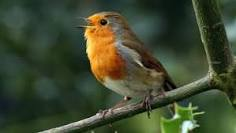
#> input picture Homework 3/bird.jpg, 236 x 133 px
$ jupyter execute Clustering.ipynb
#> lines starting #> are read from the running program, lines starting #| are printed output that depends on the picture
[cell 1]
import seaborn as sns
import matplotlib.pyplot as plt
import numpy as np
from sklearn.datasets import load_digits
from sklearn.decomposition import PCA
from sklearn.manifold import Isomap

<div dir=rtl >
<h1>خوشه‌بندی</h1>
خوشه‌بندی به دسته‌بندی اشیا‌ به گونه‌ای گفته می‌شود که اشیا موجود در هر دسته نسبت به دیگر اشیا سایر دسته‌ها شباهت بیشتری داشته باشند.

</img>

چند مورد از کاربردهای رایج این الگوریتم‌ها در زیر اشاره شده است:
- فشرده‌سازی
- سامانه‌های توصیه‌گر (recommender systemss)
- دسته‌بندی بر اساس شباهت
  - دسته‌بندی صفحات شبیه بهم وب (برای مثال گوگل نیوز)
  - دسته‌بندی مشتریان بر اساس سلیقه خرید برای ارائه خدمت بهتر
</div>

<div dir=rtl>
<h2>داده‌های نمونه</h2>
برای شروع کار، داده‌های تصادفی را تولید می‌کنیم.

<font color='Red'> توجه: از تغییردادن متغییرها اجتناب کنید.  </font>
</div>

[cell 2]
from sklearn.datasets import make_blobs

X, y = make_blobs(random_state=42)
print(X.shape)

[cell 3]
plt.scatter(X[:, 0], X[:, 1])

<div dir=rtl>
<h2>الگوریتم k-means</h2>
<div>
یکی از الگوریتم‌های ساده و نسبتاً پرکاربرد برای خوشه‌بندی الگوریتم k-means است. هدف ما در این تمرین پیاده‌سازی این الگوریتم نیست و فقط آَشنایی با آن است. برای استفاده از این الگوریتم و الگوریتم‌های دیگر خوشه‌بندی می‌توانید ماژول‌های <code>sklearn.cluster</code> را مشاهده کنید.</div>
</div>

[cell 4]
from sklearn.cluster import KMeans

kmeans = KMeans(n_clusters=3, random_state=42)

<div dir=rtl>
خط کد بالا، این الگوریتم را پیاده‌سازی می‌کند. درآن <code>n_clusters</code> تعداد خوشه‌ها را مشخص می‌کند.

<font color='Green'> پرسش: ما می‌توانیم برچسب‌های خوشه‌ی هر داده را در این الگوریتم داشته باشیم. قطعه کدی بنویسید که برچسب‌های هر کدام از داده‌ها را پرینت کند. این برچسب‌ها را در متغیر <code>labels</code> قرار دهید.  </font>
</div>

[cell 5]
label = kmeans.fit(X)
labels = label.labels_
print(labels)

<div dir=rtl>
<h2>مشاهده نتیجه</h2>
ما می‌توانیم نتیجه‌ی خوشه‌بندی را با قطعه کد زیر مشاهده کنیم. در این قطعه کد می‌توانیم پالت رنگی برای رسم را موارد متفاوتی قرار دهیم. در این کد ما از پالت رنگ‌های سرد استفاده کردیم.

</dir>

[cell 6]
plt.scatter(X[:, 0], X[:, 1], cmap=plt.cm.cool, c=labels)

<div dir=rtl>
<h2>تعیین تعداد خوشه‌ها</h2>
یکی از ضعف‌های الگوریتم k-means مشخص کردن تعداد خوشه‌هاست. در این مثال با مشاهده شکل توانسیم که تعداد خوشه‌ها را حدس بزنیم. اما در دنیای واقعی این کار قابل انجام نیست. یکی از راه‌ها کاهش بعد با استفاده از PCA است که در تمرین اول مشاهده کردید. روش دیگر استفاده از روش آرنج (elbow) است.

<font color='Green'> پرسش: اگر تعداد خوشه‌ها را برای داده‌های قبل 2 در نظر بگیریم، نمودار قبلی را برای این حالت رسم کنید. دقت کنید که <code>random_state=42</code> باشد. </font>
</div>

[cell 7]
kmeans = KMeans(n_clusters=2, random_state=42)
labels = kmeans.fit(X).labels_
plt.scatter(X[:, 0], X[:, 1], cmap=plt.cm.cool, c=labels)

<div dir=rtl>
<h2>روش آرنج (elbow)</h2>
شما در درس با روش آرنج آشنا شده‌اید.

<font color='Green'> پرسش: روش آرنج را برای مقدار خوشه‌های 1 تا 10 حساب کنید و نمودار میزان تابع هزینه را برای هر خوشه رسم کنید. برای هر مرحله <code>random_state</code> را برابر با صفر در نظر بگیرید.
</div>

[cell 8]
distortions = []
for k in range(1, 11):
    kmeanModel = KMeans(n_clusters=k, random_state=0)
    kmeanModel.fit(X)
    distortions.append(kmeanModel.inertia_)
plt.plot(range(1, 11), distortions, 'bx-')
plt.xlabel('clusters')
plt.ylabel('Distortion')
plt.show()
#> figure, not shown here; curve peaks at x = 1, y = 6474.4

<div dir=rtl>
<h2>خوشه‌بندی‌های پیچیده‌تر</h2>
همیشه خوشه‌بندی‌ها به این صورت نیست. همچنین k-means تنها الگوریتم خوشه‌بندی نیست. در زیر توزیع‌های مختلف داده‌های مختلف با روش k-means رسم شده‌است.

 شما می‌توانید مشاهده کنید که در کدام حالت این الگوریتم خوب عمل می‌کند.

تمامی این‌ کدها از سند مطالب <code>sklearn</code> استفاده شده است. شما می‌توانید این اسناد را در <a href="https://scikit-learn.org/stable/auto_examples/cluster/plot_kmeans_assumptions.html"> اینجا</a> مشاهده کنید.

همچنین می‌توانید الگوریتم‌های دیگر را نیز در اسناد <code>sklearn</code> مشاهده کنید.
</div>

[cell 9]
sns.set_style('white')

plt.figure(figsize=(12, 12))

n_samples = 1500
random_state = 170
X, y = make_blobs(n_samples=n_samples, random_state=random_state)

# Incorrect number of clusters
y_pred = KMeans(n_clusters=2, random_state=random_state).fit_predict(X)

plt.subplot(221)
plt.scatter(X[:, 0], X[:, 1], c=y_pred)
plt.title("Incorrect Number of Blobs")

# Anisotropicly distributed data
transformation = [[0.60834549, -0.63667341], [-0.40887718, 0.85253229]]
X_aniso = np.dot(X, transformation)
y_pred = KMeans(n_clusters=3, random_state=random_state).fit_predict(X_aniso)

plt.subplot(222)
plt.scatter(X_aniso[:, 0], X_aniso[:, 1], c=y_pred)
plt.title("Anisotropicly Distributed Blobs")

# Different variance
X_varied, y_varied = make_blobs(
    n_samples=n_samples, cluster_std=[1.0, 2.5, 0.5], random_state=random_state
)
y_pred = KMeans(n_clusters=3, random_state=random_state).fit_predict(X_varied)

plt.subplot(223)
plt.scatter(X_varied[:, 0], X_varied[:, 1], c=y_pred)
plt.title("Unequal Variance")

# Unevenly sized blobs
X_filtered = np.vstack((X[y == 0][:500], X[y == 1][:100], X[y == 2][:10]))
y_pred = KMeans(n_clusters=3, random_state=random_state).fit_predict(X_filtered)

plt.subplot(224)
plt.scatter(X_filtered[:, 0], X_filtered[:, 1], c=y_pred)
plt.title("Unevenly Sized Blobs")

plt.show()

<div dir=rtl>

<font color='Green'> پرسش: خوشه‌بندی اعداد

مجموعه داده‌ی digits در زیر لود شده است. الگوریتم k-means را برای این مجموعه داده پیاده کنید. تعداد خوشه‌ها را برابر با 10 در نظر بگیرید. مراکز خوشه‌ها را نمایش دهید. برای این کار هر 64 عدد را به ماتریس 8 در 8 تبدیل کنید. پس از آن از plt.imshow استفاده کنید. آیا می‌توان با مرکز تشخیص داد برای کدام دسته از اعداد است؟
</font>

<font color='Green'> پرسش: استفاده از Isomap

این الگوریتم نیز مانند PCA کار کاهش بعد را انجام میدهد. با استفاده از این الگوریتم (موجود در <code>sklean.manifold.Isomap</code>) داده‌ها را به داده‌هایی با بعد 2 تبدیل کنید. پس از آن دو نمودار رسم کنید. نمودار اول رنگ هر داده را با لیبل‌هایی که الگوریتم kmeans تولید کرده است تعیین کنید و نمودار دوم رنگ هر داده برابر با digits.target که همان لیبل کلاس است، فرض بگیرید. چه چیزی متوجه می‌شوید؟
</font>
</div>

[cell 10]
# imshow

digits = load_digits()
data, labels = load_digits(return_X_y=True)
n_samples, n_features = data.shape
n_digits = np.unique(labels).size
kmeans = KMeans(n_clusters=n_digits, random_state=0)
label = kmeans.fit(data).labels_

plt.imshow(
   data,
   interpolation="nearest",
   extent=[0, 9, 0, 9],
   cmap=plt.cm.Paired,
   aspect="auto",
   origin="lower",
)
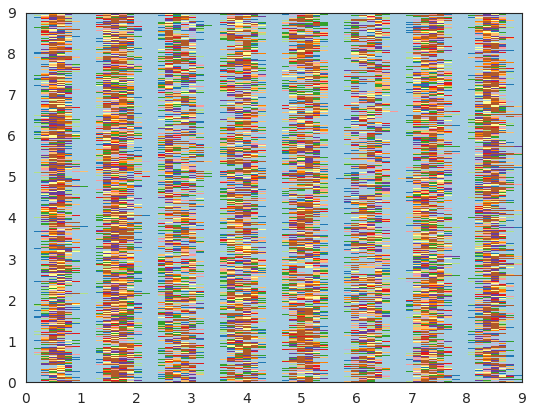
#> figure drawn by matplotlib, 1 panel

[cell 11]
# Isomap:
embedding = Isomap(n_components=2)
X_transformed = embedding.fit_transform(data)
centroids = kmeans.cluster_centers_
u_labels = np.unique(label)

for i in u_labels:
    plt.scatter(X_transformed[label == i , 0] , X_transformed[label == i , 1] , label = i)

plt.show()

[cell 12]
for i in u_labels:
    plt.scatter(X_transformed[digits.target == i , 0] , X_transformed[digits.target == i , 1] , label = i)
plt.show()

مشاهده می‌شود که مقداری خطا دارد و بسیار داده ها تو در تو هستند.

<div dir=rtl>

<font color='Green'> پرسش: کاهش حجم عکس با kmeans
</font>

<font color='Green'>
یکی از کاربردهای این الگوریتم کاهش حجم است. در تصویری که همراه با تمرین قرار داده شده است. شما تصویر یک پرنده را میبینید. در قطعه کد زیر (سومین قطعه کد) شما توزیع رنگی استفاده شده در این عکس را مشاهده می‌کنید. حال کاری که شما باید کنید این است که این رنگ‌ها را به 4 خوشه تقسیم کنید و به جای هر رنگ از مرکز آن خوشه استفاده کنید. سپس تصویر را با رنگ‌های جدید ترسیم کنید.
</font>

قطعه کد اول برای اتصال گوگل کولب به گوگل درایو شما است. در صورتی که از گوگل کولب استفاده نمیکنید، این قطعه کد را اجرا نکنید. قطعه کد دوم عکس را لود میکند. در ورودی تابع imread آدرس عکس را قرار دهید. اگر از گوگل کولب استفاده میکنید، باید ابتدا این عکس را در درایو خود آپلود کنید و آدرس آن را وارد کنید.
</div>

[cell 13]
from matplotlib.pyplot import imread

img = imread('bird.jpg')
#> img is the input picture: shape (133, 236, 3); mean R, G, B 63.1, 72.4, 47.7

[cell 14]
fig = plt.figure(figsize=(10, 10))

ax = fig.add_subplot(111, projection='3d')

A = img.reshape((img.shape[0] *img.shape[1], 3))

ax.scatter3D(A[:, 0], A[:, 1], A[:, 2], color=A[:]/255.0)
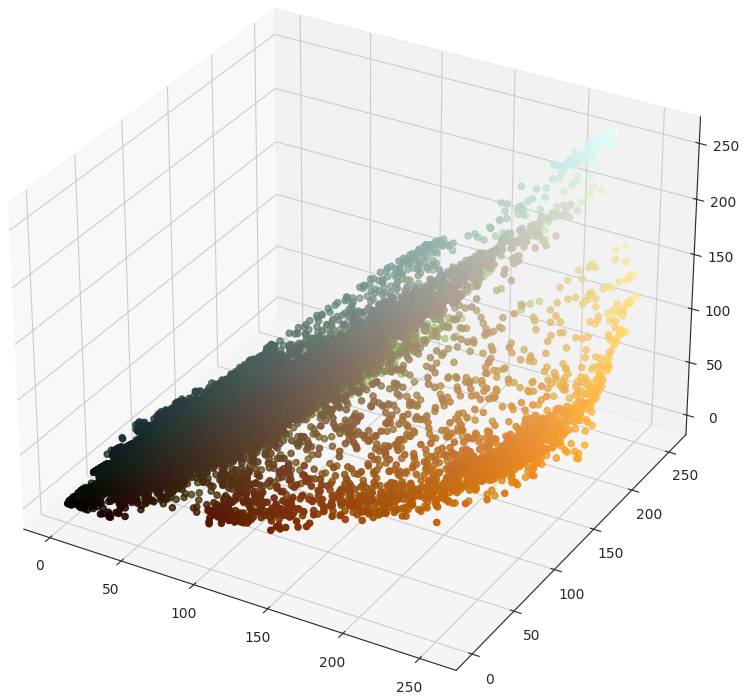
#> figure drawn by matplotlib, 1 panel

[cell 15]
from skimage import io

kmeans = KMeans(n_clusters=4, random_state=0)
kmeans.fit(A)
little_image = kmeans.cluster_centers_[kmeans.labels_]
little_image = np.clip(little_image.astype('uint8'), 0, 255)
little_image = little_image.reshape(img.shape[0], img.shape[1], 3)
io.imsave('little_bird.png', little_image)
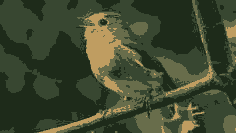
#> saved as little_bird.png: shape (133, 236, 3); mean R, G, B 62.6, 71.8, 47.3
io.imshow(little_image)
io.show()

<div dir=rtl >
<h1>الگوریتم DBSCAN</h1>

الگوریتم DBSCAN از دیگر الگوریتم‌های مورد استفاده برای خوشه‌بندی داده‌ها می‌باشد که می‌تواند داده‌هایی با شکل‌های مختلف را خوشه‌بندی کند و نویزها و ناهنجاری‌های موجود در داده‌ها را تشخیص دهد.

 با توجه به مزیت گفته شده، در این بخش می‌خواهیم دو مجموعه داده‌ گفته شده در بخش "خوشه‌بندی‌های پیچیده‌تر" را با استفاده از الگوریتم DBSCAN مجدد  خوشه‌بندی کنیم.
 مجموعه داده‌های
<code> X_aniso</code> و <code>X_varied</code>
را در نظر بگیرید.

 برای اجرای الگوریتم DBSCAN نیازی به تعیین تعداد خوشه‌ها نیست و شما می‌بایست دو پارامتر اصلی این الگوریتم یعنی اپسیلون و حداقل تعداد نقاط هر خوشه را به نحوی تعیین کنید که خروجی شما دقیق‌تر شود.

</div>

<div dir=rtl >
<h1>تعیین اپسیلون</h1>

 برای پیدا کردن بهترین اپسیلون متناسب با مجموعه داده، علاوه‌بر آزمودن مقادیر مختلف، از روش فاصله KNN (محاسبه میانگین فاصله بین هر نقطه و k نزدیک‌ترین همسایه آن) نیز برای تعیین خودکار مقدار اپسیلون بهینه استفاده می‌شود.

 k در اینجا برابر است با حداقل تعداد نقاط در خوشه که همان معادل MinPts می‌باشد. برخلاف پارامتر اپسیلون، برای تعیین MinPts هیچ روش خودکاری وجود ندارد. اما با توجه به برخی ویژگی‌های مجموعه داده‌ها چند قانون کلی وجود دارد که می‌تواند در پیدا کردن محدوده مقادیر مناسب MinPts آن مجموعه داده به ما کمک کند.

<font color='Green'> پرسش: علت استفاده از KNN برای پیدا کردن اپسیلون بهینه را شرح دهید. سپس با رسم گراف k-distance  و با پیروی از الگوی آرنج مقدار اپسیلون بهینه را   بدست آورید.

<font color='Green'>  برای رسم گراف k-distace ‌می‌توانید از ماژول NearestNeighbors در کنابخانه Scikit-learn و برای مشخص کردن مقدار اپسیلون از کتابخانه kneed استفاده کنید.

</div>

[cell 16]
from sklearn.cluster import DBSCAN
from sklearn.neighbors import NearestNeighbors
from sklearn.metrics import v_measure_score
from kneed import KneeLocator
import pandas as pd

ایده این است که احتمالا نقاط نزدیک یک نقطه، در یک کلاستر قرار می گیرند. پیدا کردن زانو در نمودار مانند این است که در یک جا تفاوت فاحش را در فاصله ها مشاهده کرد و این به این معنا است که احتمالا نقطه بعدی نباید در این دسته قرار گرفته باشد و این صورت تشخیص داده می شود کدام همسایه کوچک و کدام بزرگ باید باشد.

[cell 17]
transformation = [[0.60834549, -0.63667341], [-0.40887718, 0.85253229]]
X_aniso = np.dot(X, transformation)
y_pred = KMeans(n_clusters=3, random_state=random_state).fit_predict(X_aniso)

plt.scatter(X_aniso[:, 0], X_aniso[:, 1], c=y_pred)
plt.show()
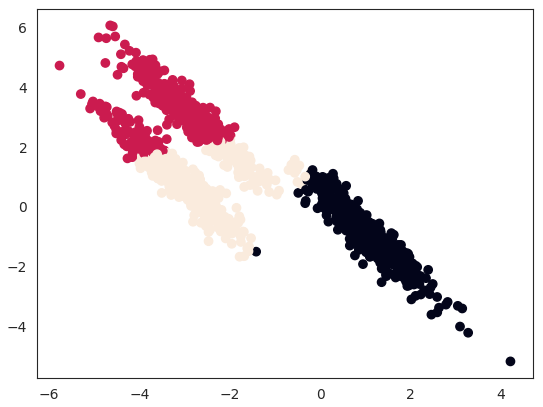
#> figure drawn by matplotlib, 1 panel
neighbors = NearestNeighbors(n_neighbors=20)
neighbors_fit = neighbors.fit(X_aniso)
distances, indices = neighbors_fit.kneighbors(X_aniso)
distances = np.sort(distances, axis=0)
distances = distances[:,1]
plt.figure(figsize=(20,10))
plt.plot(distances)
plt.title('K-distance Graph')
plt.xlabel('Data Points sorted by distance')
plt.ylabel('Epsilon')
plt.show()
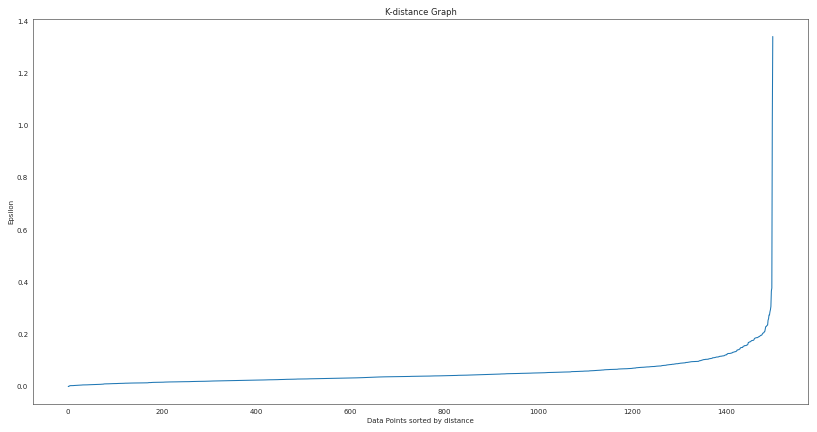
#> figure drawn by matplotlib, 1 panel; curve peaks at x = 1499, y = 1.34

X_varied, y_varied = make_blobs(
    n_samples=n_samples, cluster_std=[1.0, 2.5, 0.5], random_state=random_state
)
y_pred = KMeans(n_clusters=3, random_state=random_state).fit_predict(X_varied)

plt.scatter(X_varied[:, 0], X_varied[:, 1], c=y_pred)
plt.title("Unequal Variance")

# Will take some time
neighbors = NearestNeighbors(n_neighbors=15)
neighbors_fit = neighbors.fit(X_varied)
distances, indices = neighbors_fit.kneighbors(X_varied)
distances = np.sort(distances, axis=0)
distances = distances[:,1]
plt.figure(figsize=(20,10))
plt.plot(distances)
plt.title('K-distance Graph')
plt.xlabel('Data Points sorted by distance')
plt.ylabel('Epsilon')
plt.show()
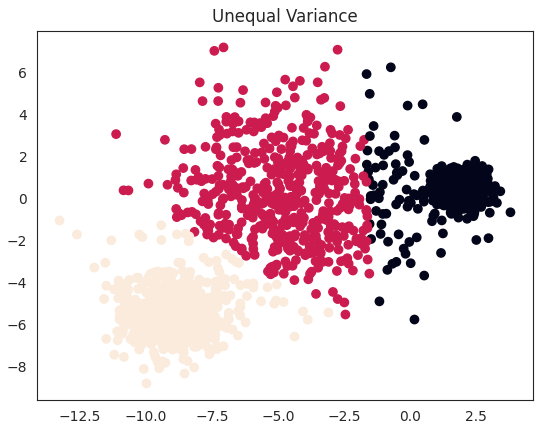
#> figure drawn by matplotlib, 1 panel
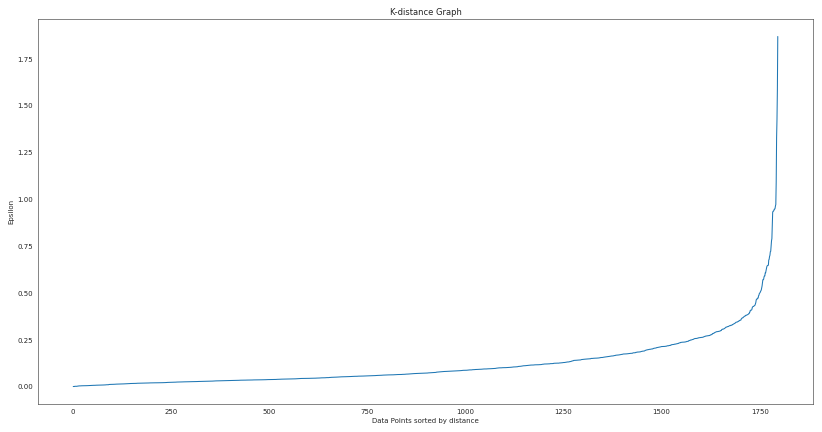
#> figure drawn by matplotlib, 1 panel; curve peaks at x = 1796, y = 1.87

<div dir=rtl >
<h1>تعیین MinPts</h1>

در مرحله قبل برای تعیین اپسیلون بهینه  مقدار MinPts را نیز مشخص کردیم. اما لزوما با آن مقدار  بهترین خوشه‌بندی را نخواهیم داشت.

<font color='Green'> پرسش: در این مرحله با در نظر گرفتن اپسیلون بدست آمده و با آزمودن مقادیر مختلف برای  پارامتر MinPts، بهترین حالت برای خوشه‌بندی را با استفاده از رنگ‌بندی مناسب رسم کنید.

</div>

[cell 18]
clustering = DBSCAN(eps=0.2, min_samples=10).fit(X_aniso)
labels = clustering.labels_
core_samples_mask = np.zeros_like(clustering.labels_, dtype=bool)
core_samples_mask[clustering.core_sample_indices_] = True
unique_labels = set(labels)
n_clusters_ = len(set(labels)) - (1 if -1 in labels else 0)

colors = [plt.cm.Spectral(each) for each in np.linspace(0, 1, len(unique_labels))]
for k, col in zip(unique_labels, colors):
    if k == -1:
        col = [0, 0, 0, 1]

    class_member_mask = labels == k

    xy = X_aniso[class_member_mask & core_samples_mask]
    plt.plot(
        xy[:, 0],
        xy[:, 1],
        "o",
        markerfacecolor=tuple(col),
        markeredgecolor="k",
        markersize=14,
    )

    xy = X_aniso[class_member_mask & ~core_samples_mask]
    plt.plot(
        xy[:, 0],
        xy[:, 1],
        "o",
        markerfacecolor=tuple(col),
        markeredgecolor="k",
        markersize=6,
    )

plt.show()
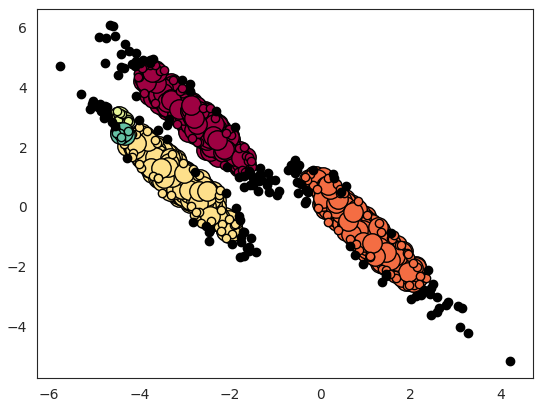
#> figure drawn by matplotlib, 1 panel

[cell 19]
clustering = DBSCAN(eps=0.2, min_samples=6).fit(X_aniso)
labels = clustering.labels_
core_samples_mask = np.zeros_like(clustering.labels_, dtype=bool)
core_samples_mask[clustering.core_sample_indices_] = True
unique_labels = set(labels)
n_clusters_ = len(set(labels)) - (1 if -1 in labels else 0)

colors = [plt.cm.Spectral(each) for each in np.linspace(0, 1, len(unique_labels))]
for k, col in zip(unique_labels, colors):
    if k == -1:
        col = [0, 0, 0, 1]

    class_member_mask = labels == k

    xy = X_aniso[class_member_mask & core_samples_mask]
    plt.plot(
        xy[:, 0],
        xy[:, 1],
        "o",
        markerfacecolor=tuple(col),
        markeredgecolor="k",
        markersize=14,
    )

    xy = X_aniso[class_member_mask & ~core_samples_mask]
    plt.plot(
        xy[:, 0],
        xy[:, 1],
        "o",
        markerfacecolor=tuple(col),
        markeredgecolor="k",
        markersize=6,
    )

plt.show()
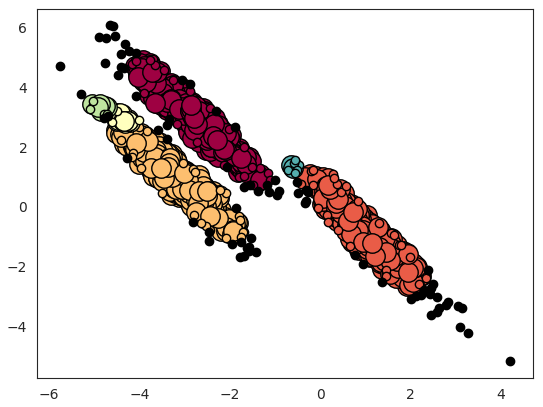
#> figure drawn by matplotlib, 1 panel

[cell 20]
clustering = DBSCAN(eps=0.5, min_samples=6).fit(X_varied)
labels = clustering.labels_
core_samples_mask = np.zeros_like(clustering.labels_, dtype=bool)
core_samples_mask[clustering.core_sample_indices_] = True
unique_labels = set(labels)
n_clusters_ = len(set(labels)) - (1 if -1 in labels else 0)

colors = [plt.cm.Spectral(each) for each in np.linspace(0, 1, len(unique_labels))]
for k, col in zip(unique_labels, colors):
    if k == -1:
        # Black used for noise.
        col = [0, 0, 0, 1]

    class_member_mask = labels == k

    xy = X_varied[class_member_mask & core_samples_mask]
    plt.plot(
        xy[:, 0],
        xy[:, 1],
        "o",
        markerfacecolor=tuple(col),
        markeredgecolor="k",
        markersize=14,
    )

    xy = X_varied[class_member_mask & ~core_samples_mask]
    plt.plot(
        xy[:, 0],
        xy[:, 1],
        "o",
        markerfacecolor=tuple(col),
        markeredgecolor="k",
        markersize=6,
    )

plt.title("Estimated number of clusters: %d" % n_clusters_)
plt.show()
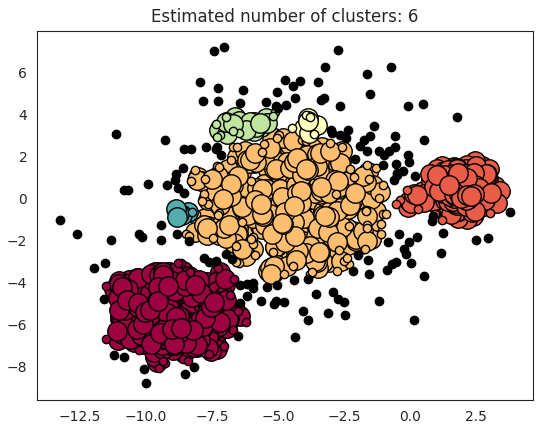
#> figure drawn by matplotlib, 1 panel
# 6 minpts is better
# minpts = 10 => estimate number of clusters is 7
# minpts = 10 => estimate number of clusters is 8
